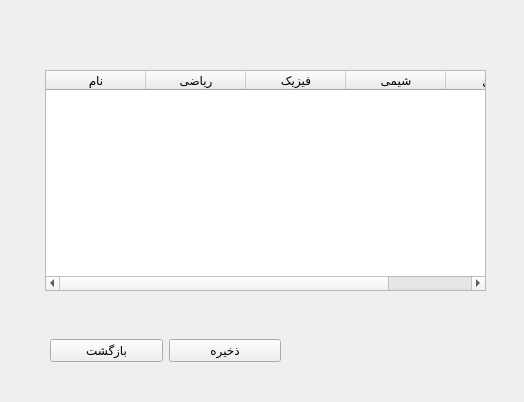
<?xml version="1.0" encoding="UTF-8"?>
<ui version="4.0">
 <class>Nazem3</class>
 <widget class="QWidget" name="Nazem3">
  <property name="geometry">
   <rect>
    <x>0</x>
    <y>0</y>
    <width>524</width>
    <height>402</height>
   </rect>
  </property>
  <property name="windowTitle">
   <string>Form</string>
  </property>
  <widget class="QTableWidget" name="tableWidget">
   <property name="geometry">
    <rect>
     <x>45</x>
     <y>70</y>
     <width>441</width>
     <height>221</height>
    </rect>
   </property>
   <column>
    <property name="text">
     <string>نام</string>
    </property>
   </column>
   <column>
    <property name="text">
     <string>ریاضی</string>
    </property>
   </column>
   <column>
    <property name="text">
     <string>فیزیک</string>
    </property>
   </column>
   <column>
    <property name="text">
     <string>شیمی</string>
    </property>
   </column>
   <column>
    <property name="text">
     <string>معدل</string>
    </property>
   </column>
  </widget>
  <widget class="QWidget" name="horizontalLayoutWidget">
   <property name="geometry">
    <rect>
     <x>50</x>
     <y>330</y>
     <width>231</width>
     <height>41</height>
    </rect>
   </property>
   <layout class="QHBoxLayout" name="horizontalLayout">
    <item>
     <widget class="QPushButton" name="pushButton_3">
      <property name="text">
       <string>بازگشت</string>
      </property>
     </widget>
    </item>
    <item>
     <widget class="QPushButton" name="pushButton">
      <property name="text">
       <string>ذخیره</string>
      </property>
     </widget>
    </item>
   </layout>
  </widget>
 </widget>
 <resources/>
 <connections/>
</ui>
